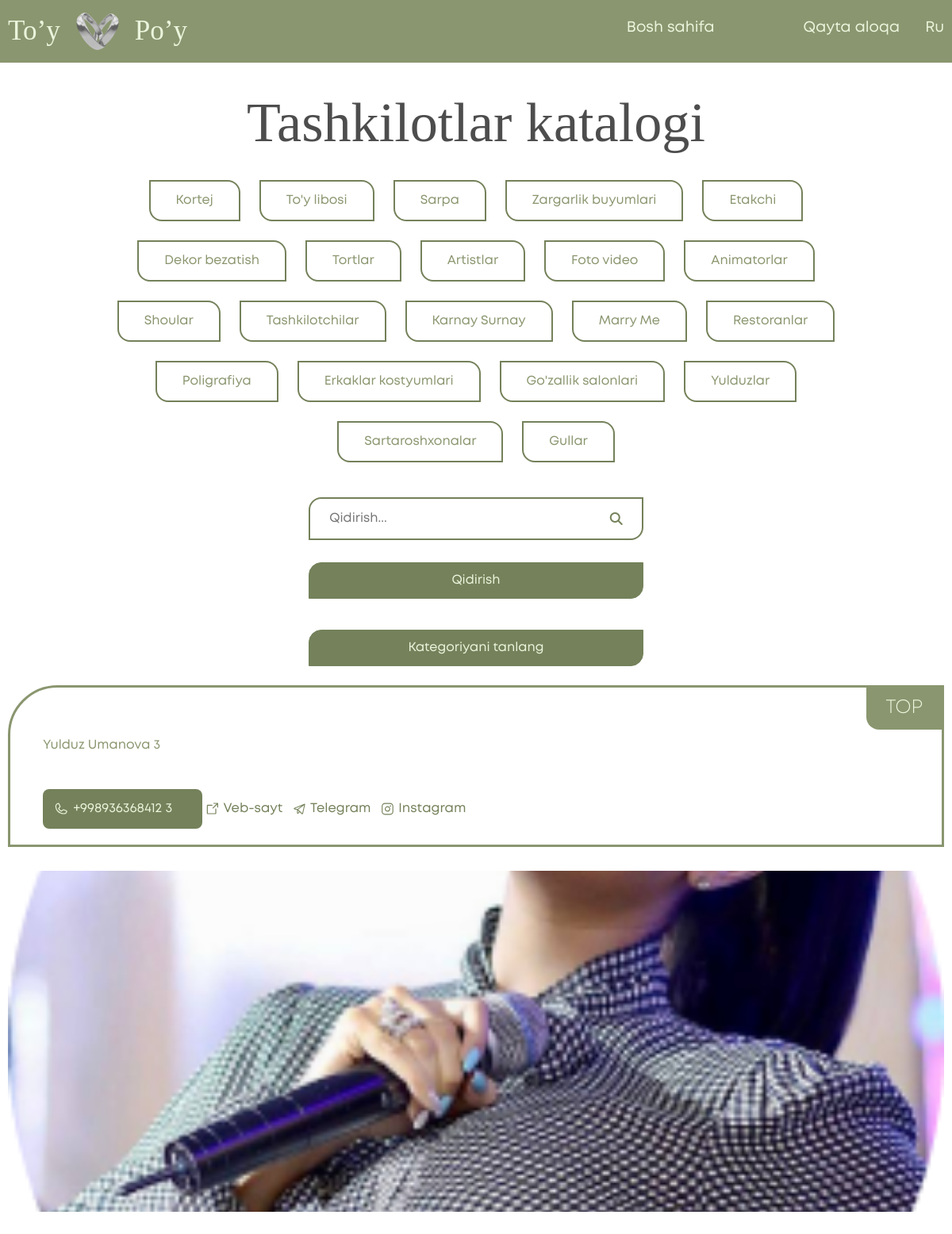
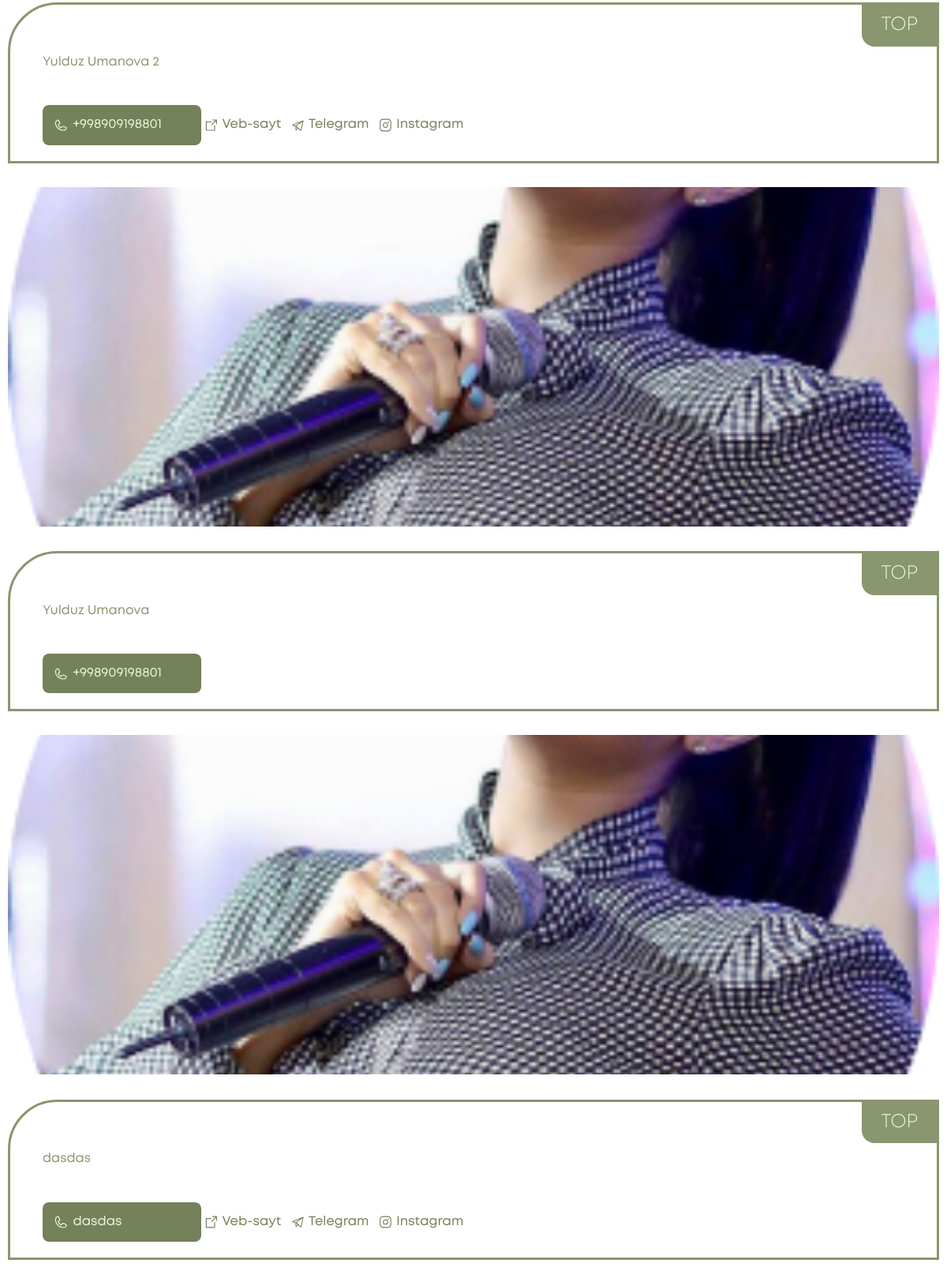
/uz/catalog/all-stars (upper part), run on the app's committed database (2 pictures, top to bottom).
### toy_app/models.py (models this page shows, shortened)
class Category(models.Model):
    objects = models.Model
    name_uz = models.CharField(max_length=120, null=True, blank=True)
    name_ru = models.CharField(max_length=120, null=True, blank=True)
    category_photo = models.ImageField(upload_to='media', null=True, blank=True)
    count = models.IntegerField(default=0)

class Star(models.Model):
    objects = models.Model
    name_uz = models.CharField(max_length=60, null=True, blank=True)
    name_ru = models.CharField(max_length=60, null=True, blank=True)
    phone = models.CharField(max_length=30, null=True, blank=True)
    site_url = models.URLField(null=True, blank=True)
    telegram_url = models.URLField(null=True, blank=True)
    instagram_url = models.URLField(null=True, blank=True)
    count = models.IntegerField(default=0)
    star_image1 = models.ImageField(upload_to='media', null=True, blank=True)
    star_image2 = models.ImageField(upload_to='media', null=True, blank=True)
    star_image3 = models.ImageField(upload_to='media', null=True, blank=True)

### toy_app/views.py (the view)
# urls.py: path('uz/catalog/all-stars', views.get_all_stars_uz),
def get_all_stars_uz(request):
    all_ru_categories = models.Category.objects.all()
    all_stars = models.Star.objects.all()
    for i in all_stars:
        i.count += 1
        i.save()
    paginator = Paginator(all_stars, 10)
    page_number = request.GET.get("page")
    page_obj = paginator.get_page(page_number)
    context = {"page_obj": page_obj, 'all_ru_categories': all_ru_categories}
    return render(request, 'all_stars_uz.html', context)

### toy_app/templates/all_stars_uz.html (shortened to what this page needs)
<!DOCTYPE html>
<html lang="en">
{% load static %}
<head>
    <link rel="stylesheet" href="{% static '/splide-4.1.3/dist/css/splide.min.css' %}">
    <link rel="stylesheet" href="{% static '/fonts/stylesheet.css' %}">
    <link rel="stylesheet" href="https://cdnjs.cloudflare.com/ajax/libs/font-awesome/6.4.0/css/all.min.css" />
    <link rel="stylesheet" href="{% static '/style/style.css' %}">
    <link rel="stylesheet" href="{% static '/style/catalog.css' %}">
    <link href="https://cdn.jsdelivr.net/npm/bootstrap@5.0.2/dist/css/bootstrap.min.css" rel="stylesheet">
</head>
<body>
    <header class="header_container contentBlock">
        <div class="header">
            <div class="logo">
                To’y <img src="{% static '/image/img_ rings.png' %}" alt="">Po’y
             </div>
             <div class="menu">
                 <h3><a href="/uz">Bosh sahifa</a></h3>
                 <h3><a href="https://t.me/eldor_alikov">Qayta aloqa</a></h3>
                 <h3><a href="/ru/catalog/all-stars">Ru</a></h3>
             </div>
        </div>
    </header>
    <section class="catalog">
        <h2>Tashkilotlar katalogi</h2>
        <div class="catalog_menu">
            {% for i in all_ru_categories %}
            <span><a style="text-decoration: none; color: #8A966F;" href="/uz/catalog/{{ i.name_uz }}">{{ i.name_uz }}</a></span>
            {% endfor %}
        </div>
        <form action="/search-uz" method="post"  role="search">
            <div class="catalog_search">
                <input type="text" name="q" placeholder="Qidirish..." >
                <i class="fa-solid fa-magnifying-glass"></i>
            </div>
            <input type="submit" class="searchBtn" value="Qidirish">
        </form>
        <div class="catalog_mobile_container">
            <div class=" catalog_btn_container contentBlock">
                <button class="catalog_btn contentBlock">
                    Kategoriyani tanlang
                </button>
            </div>
        </div>
    </section>
    <div class="catalog_cards contentBlock">
        {% for star in page_obj %}
        <div class="catalog_card">
            <div class="catalog_card_text">
               <div class="catalog_card_text_hearer">
                    <h4 name="top">TOP</h4>
               </div>
               <div class="catalog_card_text_container">
                    <div class="catalog_card_text_logo">
                        <span style="color: #8A966F;" aria-hidden="true">{{ star.name_uz }}</span>
                    </div>
                    <div class="catalog_adress">
                        <div class="catalog_card_tel">
                            <img src="{% static '/image/phone.svg' %}" alt="">
                            <p>{{ star.phone }}</p>
                        </div>
                        <div class="catalog_card_text_contacts">
                            <div class="catalog_card_text_box">
                                {% if star.site_url != None %}
                                <img src="{% static '/image/contact1.svg' %}" alt="">
                                <p><a href="{{ star.site_url }}">Veb-sayt</a></p>
                                {% else %}
                                <p></p>
                                {% endif %}
                            </div>
                            <div class="catalog_card_text_box">
                                {% if star.telegram_url != None %}
                                <img src="{% static '/image/contact2.svg' %}" alt="">
                                <p><a href="{{ star.telegram_url }}">Telegram</a></p>
                                {% else %}
                                <p></p>
                                {% endif %}
                            </div>
                            <div class="catalog_card_text_box">
                                {% if star.instagram_url != None %}
                                <img src="{% static '/image/contact3.svg' %}" alt="">
                                <p><a href="{{ star.instagram_url }}">Instagram</a></p>
                                {% else %}
                                <p></p>
                                {% endif %}
                            </div>
                        </div>
                    </div>
               </div>
            </div>
            <div class="splide catalog_card_slider" role="group" aria-label="Splide Basic HTML Example">
                <div class="splide__track">
                    <ul class="splide__list">
                        <li class="splide__slide"><img src="/{{ star.star_image1 }}" alt=""></li>
                    </ul>
                </div>
            </div>
        </div>
        {% endfor %}
    </div>
</body>
</html>

### toy_app/static/style/style.css (style rules this page uses)
* { margin: 0; padding: 0; box-sizing: border-box; user-select: none; }
.contentBlock { padding: 0 10px 0 10px; }
.header_container { display: flex; flex-direction: column; background-color: #8A966F; margin-bottom: calc(1vw + 21px); }
.header { color: white; display: flex; justify-content: space-between; position: relative; }
.logo { display: flex; justify-content: center; align-items: center; gap: 20px; font-size: calc(1.8vw + 13.5px); padding-top: 13px; padding-bottom: 13px; font-family: 'Mak'; color: #EBF5DD; }
.logo img { width: calc(2.75vw + 21px); }
.menu { display: flex; align-items: center; cursor: pointer; }
.menu h3 { font-weight: 400; font-family: 'Mont'; font-size: calc(0.7vw + 10.4px); color: #EBF5DD; }
.menu h3:nth-child(1) { margin-right: 112px ; }
.menu h3:nth-child(2) { margin-right: 32px ; }
.menu a { text-decoration: none; color: #EBF5DD; }
.splide__track { height: 100%; margin: 0 auto; }
.splide__list { gap: calc(0.6vw + 12px); }
.splide__slide { position: relative; height: calc(25.4vw + 93px); border-radius: calc(2vw + 8.6px) ; }
.splide__slide { text-align: center; }
.catalog_card_text_logo span { display:block; width:300px; }

### data on the page
Category: name_uz "Kortej"
Category: name_uz "To'y libosi"
Category: name_uz "Sarpa"
Category: name_uz "Zargarlik buyumlari"
Category: name_uz "Etakchi"
Category: name_uz "Dekor bezatish"
Category: name_uz "Tortlar"
Category: name_uz "Artistlar"
Category: name_uz "Foto video"
Category: name_uz "Animatorlar"
Category: name_uz "Shoular"
Category: name_uz "Tashkilotchilar"
Category: name_uz "Karnay Surnay"
Category: name_uz "Marry Me"
Category: name_uz "Restoranlar"
Category: name_uz "Poligrafiya"
Category: name_uz "Erkaklar kostyumlari"
Category: name_uz "Go'zallik salonlari"
Category: name_uz "Yulduzlar"
Category: name_uz "Sartaroshxonalar"
Category: name_uz "Gullar"
Star: name_uz "Yulduz Umanova 3", phone "+998936368412 3"
Star: name_uz "Yulduz Umanova 2", phone "+998909198801"
Star: name_uz "Yulduz Umanova", phone "+998909198801"
Star: name_uz "dasdas", phone "dasdas"
